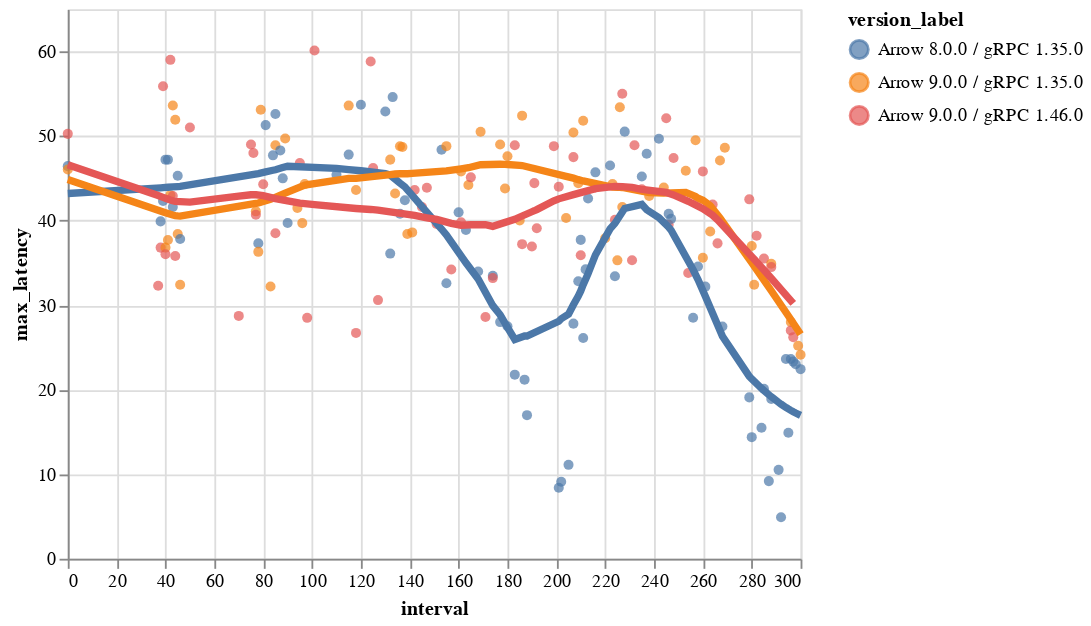

Notebook source saved alongside this figure:
### Code cell
base = alt.Chart(aggregated_timings.to_pandas()).mark_circle().encode(
    x='interval',
    y='max_latency',
    color='version_label',
)

base + base.transform_loess('interval', 'max_latency', groupby=['version_label']).mark_line(size=4)

### Figure 1 — Vega specification as saved in the notebook (floating-point values rounded to 4 significant figures; data arrays with more than 128 entries replaced by an {"elided": "..."} marker saying what was removed)
{"$schema": "https://vega.github.io/schema/vega/v5.json", "data": [{"name": "source_0", "values": {"elided": "188 records"}}, {"name": "data_0", "values": {"elided": "188 records"}}, {"name": "data_1", "source": "source_0", "transform": [{"type": "loess", "as": ["interval", "max_latency"], "y": "max_latency", "groupby": ["version_label"], "x": "interval"}]}, {"name": "data_0_color_domain_version_label_0", "values": [{"version_label": "Arrow 8.0.0 / gRPC 1.35.0"}, {"version_label": "Arrow 9.0.0 / gRPC 1.35.0"}, {"version_label": "Arrow 9.0.0 / gRPC 1.46.0"}]}, {"name": "data_1_color_domain_version_label_1", "source": "data_1", "transform": [{"type": "aggregate", "groupby": ["version_label"], "fields": [], "ops": [], "as": []}, {"type": "formula", "expr": "datum['version_label']", "as": "sort_field"}, {"type": "project", "fields": ["version_label"]}]}], "marks": [{"type": "symbol", "name": "layer_0_marks", "from": {"data": "data_0"}, "encode": {"update": {"fill": {"field": "version_label", "scale": "color"}, "opacity": {"value": 0.7}, "description": {"signal": "\"version_label: \" + (isValid(datum[\"version_label\"]) ? datum[\"version_label\"] : \"\"+datum[\"version_label\"]) + \"; interval: \" + (format(datum[\"interval\"], \"\")) + \"; max_latency: \" + (format(datum[\"max_latency\"], \"\"))"}, "ariaRoleDescription": {"value": "circle"}, "x": {"field": "interval", "scale": "x"}, "y": {"field": "max_latency", "scale": "y"}, "shape": {"value": "circle"}}}, "style": ["circle"]}, {"type": "group", "name": "layer_1_pathgroup", "from": {"facet": {"data": "data_1", "name": "faceted_path_layer_1_main", "groupby": ["version_label"]}}, "encode": {"update": {"height": {"field": {"signal": null, "datum": null, "group": "height", "parent": null}}, "width": {"field": {"signal": null, "datum": null, "group": "width", "parent": null}}}}, "marks": [{"type": "line", "name": "layer_1_marks", "from": {"data": "faceted_path_layer_1_main"}, "sort": {"field": "datum[\"interval\"]"}, "encode": {"update": {"x": {"field": "interval", "scale": "x"}, "description": {"signal": "\"version_label: \" + (isValid(datum[\"version_label\"]) ? datum[\"version_label\"] : \"\"+datum[\"version_label\"]) + \"; interval: \" + (format(datum[\"interval\"], \"\")) + \"; max_latency: \" + (format(datum[\"max_latency\"], \"\"))"}, "strokeWidth": {"value": 4}, "stroke": {"field": "version_label", "scale": "color"}, "y": {"field": "max_latency", "scale": "y"}, "defined": {"signal": "isValid(datum[\"interval\"]) && isFinite(+datum[\"interval\"]) && isValid(datum[\"max_latency\"]) && isFinite(+datum[\"max_latency\"])"}}}, "style": ["line"]}]}], "scales": [{"name": "x", "type": "linear", "domain": {"fields": [{"data": "data_0", "field": "interval"}, {"data": "data_1", "field": "interval"}]}, "range": [0, {"signal": "width"}], "nice": true, "zero": true}, {"name": "y", "type": "linear", "domain": {"fields": [{"data": "data_0", "field": "max_latency"}, {"data": "data_1", "field": "max_latency"}]}, "range": [{"signal": "height"}, 0], "zero": true, "nice": true}, {"name": "color", "type": "ordinal", "domain": {"fields": [{"data": "data_0_color_domain_version_label_0", "field": "version_label"}, {"data": "data_1_color_domain_version_label_1", "field": "version_label"}], "sort": true}, "range": "category"}], "axes": [{"scale": "x", "labels": false, "minExtent": 0, "gridScale": "y", "orient": "bottom", "grid": true, "aria": false, "domain": false, "maxExtent": 0, "zindex": 0, "tickCount": {"signal": "ceil(width/40)"}, "ticks": false}, {"scale": "y", "tickCount": {"signal": "ceil(height/40)"}, "ticks": false, "minExtent": 0, "maxExtent": 0, "zindex": 0, "gridScale": "x", "grid": true, "orient": "left", "domain": false, "labels": false, "aria": false}, {"scale": "x", "grid": false, "title": "interval", "labelFlush": true, "zindex": 0, "tickCount": {"signal": "ceil(width/40)"}, "orient": "bottom", "labelOverlap": true}, {"scale": "y", "orient": "left", "grid": false, "title": "max_latency", "labelOverlap": true, "tickCount": {"signal": "ceil(height/40)"}, "zindex": 0}], "legends": [{"fill": "color", "symbolType": "circle", "title": "version_label", "encode": {"symbols": {"update": {"opacity": {"value": 0.7}}}}, "stroke": "color"}], "width": 400, "padding": 5, "background": "white", "height": 300, "style": "cell"}
